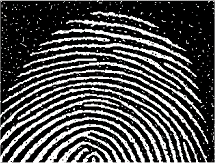
#> input picture Aula06_Lab/img/Laboratorio_6_3.tif, 215 x 163 px, found by its file name
$ python Q_04_a.py   (older library calls are emulated)
#> lines starting #> are read from the running program, lines starting #| are printed output that depends on the picture; after the words box and inside, x2 and y2 are one past the last pixel; in counts of white or black regions, pixels touching at a corner belong together
"""
Algumas operações importantes são geradas a partir de combinações das operações básicas de Erosão e Dilatação,
como é o caso das operações de Abertura e Fechamento. Utilize a imagem Laboratório_6_3.tif e execute o que se
pede nas alternativas abaixo.
"""
import cv2
import numpy as np
from matplotlib import pyplot as plt
# from skimage.io import imread
from skimage.morphology import (binary_closing, binary_dilation,
                                binary_erosion, binary_opening, diamond, disk,
                                rectangle)

# I = imread('./img/Laboratorio_6_3.tif', as_grey=True)
I = cv2.imread('./img/Laboratorio_6_3.tif', cv2.IMREAD_GRAYSCALE)
#> I: shape (163, 215); min 0, max 255, mean 76.6

elem_estrut_1 = disk(1)
elem_estrut_2 = rectangle(2, 4)
# OBS: A dependência selem foi removida da lista de argumentos da binary_dilation na sua atualização 1.0.
# A dependência atual é o footprint, e possível executar o comando apenas passando o parâmetro desejado.
Id_1 = binary_opening(I, footprint=elem_estrut_1)
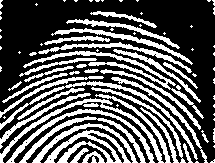
#> Id_1: shape (163, 215) bool; 36% white; 79 white regions (43 under 20 px), largest, box (x1, y1, x2, y2) and area: (23, 51, 204, 119) 963, (44, 130, 131, 163) 928, (0, 98, 164, 163) 858
Id_2 = binary_opening(I, footprint=elem_estrut_2)
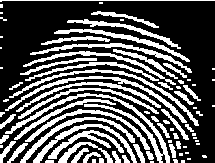
#> Id_2: shape (163, 215) bool; 34.4% white; 82 white regions (35 under 20 px), largest, box (x1, y1, x2, y2) and area: (5, 93, 170, 163) 1152, (5, 76, 187, 123) 707, (9, 69, 199, 126) 683

# Plotar as imagens
plt.figure(1)
plt.subplot(1, 3, 1)
plt.imshow(I, cmap='gray')
plt.subplot(1, 3, 2)
plt.imshow(Id_1, cmap='gray')
plt.subplot(1, 3, 3)
plt.imshow(Id_2, cmap='gray')

plt.tight_layout()  # Ajuste automático no espaçamento entre subplots
plt.show()  # Exibindo todas as imagens criadas.
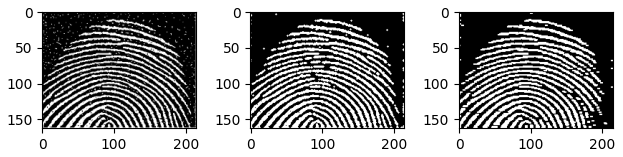
#> figure drawn by matplotlib, 3 panels
